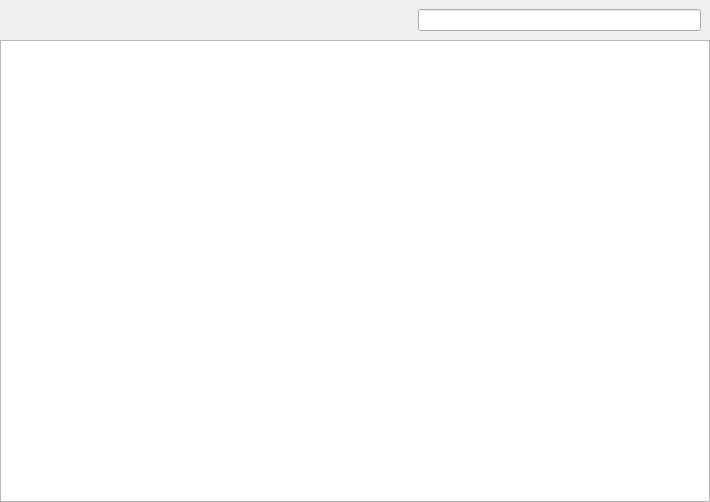
<?xml version="1.0" encoding="UTF-8"?>
<ui version="4.0">
 <class>BoostersWidget</class>
 <widget class="QWidget" name="BoostersWidget">
  <property name="geometry">
   <rect>
    <x>0</x>
    <y>0</y>
    <width>710</width>
    <height>502</height>
   </rect>
  </property>
  <property name="windowTitle">
   <string>Form</string>
  </property>
  <layout class="QVBoxLayout" name="verticalLayout">
   <property name="spacing">
    <number>0</number>
   </property>
   <property name="leftMargin">
    <number>0</number>
   </property>
   <property name="topMargin">
    <number>0</number>
   </property>
   <property name="rightMargin">
    <number>0</number>
   </property>
   <property name="bottomMargin">
    <number>0</number>
   </property>
   <item>
    <widget class="ViewSearchHeader" name="header" native="true">
     <layout class="QHBoxLayout" name="horizontalLayout">
      <item>
       <spacer name="horizontalSpacer">
        <property name="orientation">
         <enum>Qt::Horizontal</enum>
        </property>
        <property name="sizeHint" stdset="0">
         <size>
          <width>40</width>
          <height>20</height>
         </size>
        </property>
       </spacer>
      </item>
      <item>
       <widget class="QLabel" name="countLabel">
        <property name="sizePolicy">
         <sizepolicy hsizetype="Preferred" vsizetype="Fixed">
          <horstretch>0</horstretch>
          <verstretch>0</verstretch>
         </sizepolicy>
        </property>
        <property name="minimumSize">
         <size>
          <width>120</width>
          <height>0</height>
         </size>
        </property>
        <property name="text">
         <string/>
        </property>
       </widget>
      </item>
      <item>
       <widget class="SearchLineEdit" name="searchLineEdit"/>
      </item>
     </layout>
    </widget>
   </item>
   <item>
    <widget class="InventoryBoostersView" name="treeView">
     <property name="contextMenuPolicy">
      <enum>Qt::CustomContextMenu</enum>
     </property>
     <property name="editTriggers">
      <set>QAbstractItemView::NoEditTriggers</set>
     </property>
     <property name="alternatingRowColors">
      <bool>true</bool>
     </property>
     <property name="selectionMode">
      <enum>QAbstractItemView::ExtendedSelection</enum>
     </property>
     <property name="rootIsDecorated">
      <bool>false</bool>
     </property>
     <property name="uniformRowHeights">
      <bool>true</bool>
     </property>
     <property name="itemsExpandable">
      <bool>false</bool>
     </property>
     <property name="sortingEnabled">
      <bool>true</bool>
     </property>
    </widget>
   </item>
  </layout>
 </widget>
 <customwidgets>
  <customwidget>
   <class>SearchLineEdit</class>
   <extends>QLineEdit</extends>
   <header>FileWaveGuiLib/searchlineedit/searchlineedit.h</header>
  </customwidget>
  <customwidget>
   <class>ViewSearchHeader</class>
   <extends>QWidget</extends>
   <header>FileWaveGuiLib/searchheader/ViewSearchHeader.h</header>
   <container>1</container>
  </customwidget>
  <customwidget>
   <class>InventoryBoostersView</class>
   <extends>QTreeView</extends>
   <header>FWAdminLib/inventory/InventoryBoostersView.h</header>
  </customwidget>
 </customwidgets>
 <resources/>
 <connections/>
</ui>
